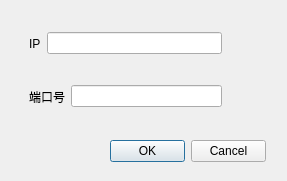
<?xml version="1.0" encoding="UTF-8"?>
<ui version="4.0">
 <class>ConnectSensor</class>
 <widget class="QDialog" name="ConnectSensor">
  <property name="geometry">
   <rect>
    <x>0</x>
    <y>0</y>
    <width>287</width>
    <height>181</height>
   </rect>
  </property>
  <property name="windowTitle">
   <string>传感器连接设置</string>
  </property>
  <widget class="QWidget" name="widget_3" native="true">
   <property name="geometry">
    <rect>
     <x>20</x>
     <y>20</y>
     <width>211</width>
     <height>100</height>
    </rect>
   </property>
   <layout class="QVBoxLayout" name="verticalLayout">
    <item>
     <widget class="QWidget" name="widget" native="true">
      <layout class="QHBoxLayout" name="horizontalLayout">
       <item>
        <widget class="QLabel" name="label">
         <property name="text">
          <string>IP</string>
         </property>
        </widget>
       </item>
       <item>
        <widget class="QLineEdit" name="lineEdit_Sensor_Connect_IP"/>
       </item>
      </layout>
     </widget>
    </item>
    <item>
     <widget class="QWidget" name="widget_2" native="true">
      <layout class="QHBoxLayout" name="horizontalLayout_2">
       <item>
        <widget class="QLabel" name="label_2">
         <property name="text">
          <string>端口号</string>
         </property>
        </widget>
       </item>
       <item>
        <widget class="QLineEdit" name="lineEdit_Sensor_Connect_Port"/>
       </item>
      </layout>
     </widget>
    </item>
   </layout>
  </widget>
  <widget class="QDialogButtonBox" name="buttonBox">
   <property name="geometry">
    <rect>
     <x>110</x>
     <y>140</y>
     <width>156</width>
     <height>23</height>
    </rect>
   </property>
   <property name="orientation">
    <enum>Qt::Horizontal</enum>
   </property>
   <property name="standardButtons">
    <set>QDialogButtonBox::Cancel|QDialogButtonBox::Ok</set>
   </property>
  </widget>
 </widget>
 <resources/>
 <connections/>
</ui>
